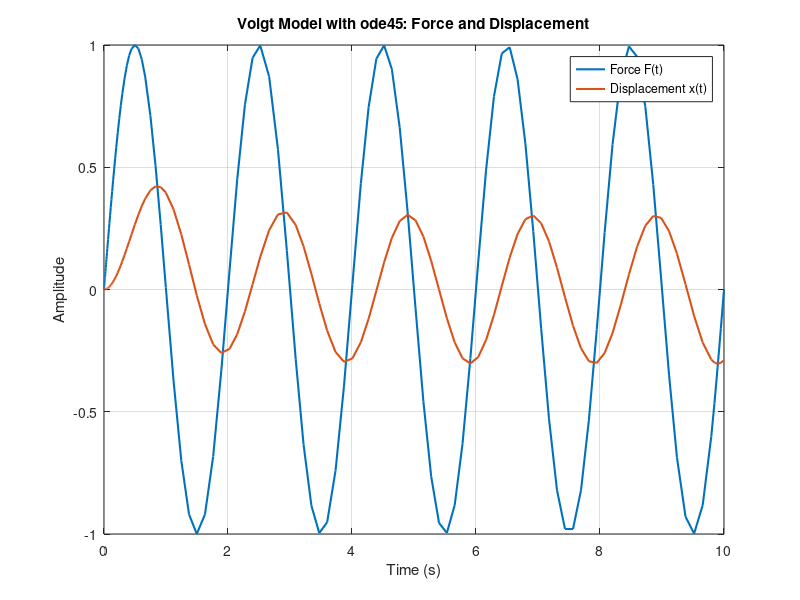
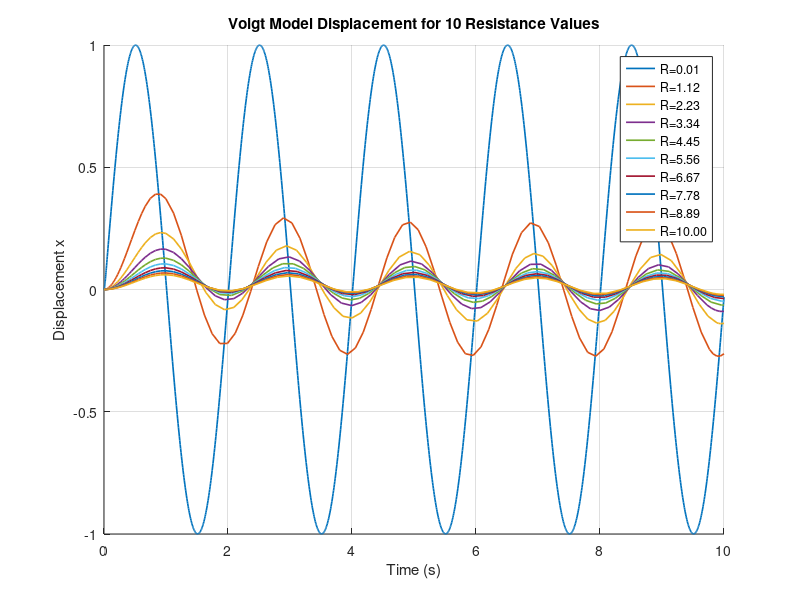

These figures' MATLAB source, in order:
%% Voigt model solved with ode45
clear; clc; close all;

% Time span
tspan = [0 10];

% Parameters
R = 1;
E = 1;
x0 = 0;

% Force function: 0.5 Hz sine wave
Ffun = @(t) sin(2*pi*0.5*t);

% Voigt ODE:
% F(t) = E*x + R*dx/dt
% so
% dx/dt = (F(t) - E*x)/R
odefun = @(t,x) (Ffun(t) - E*x)/R;

% Solve with ode45
[t, x] = ode45(odefun, tspan, x0);

% Evaluate force on the same time points
F = Ffun(t);

% Plot force and displacement
figure;
plot(t, F, 'LineWidth', 1.5); hold on;
plot(t, x, 'LineWidth', 1.5);
xlabel('Time (s)');
ylabel('Amplitude');
title('Voigt Model with ode45: Force and Displacement');
legend('Force F(t)', 'Displacement x(t)');
grid on;

% Plot displacement for 10 evenly spaced resistances from 0.01 to 10
Rvals = linspace(0.01, 10, 10);

figure;
hold on;
for k = 1:length(Rvals)
    Rk = Rvals(k);
    odefun_k = @(t,x) (Ffun(t) - E*x)/Rk;
    [tk, xk] = ode45(odefun_k, tspan, x0);
    plot(tk, xk, 'LineWidth', 1.2);
end
xlabel('Time (s)');
ylabel('Displacement x');
title('Voigt Model Displacement for 10 Resistance Values');
legend('R=0.01','R=1.12','R=2.23','R=3.34','R=4.45', ...
       'R=5.56','R=6.67','R=7.78','R=8.89','R=10.00', ...
       'Location','best');
grid on;


% I used AI chat gpt make this code by putting in what needed to be done
% from the assignment "Create a new script and close your solution to the problems above. Enable MATLAB’s Copilot integration and use Copilot (or the AI tool of your choice) to answer the following question. You can edit the produced code if you need to. Include a comment describing the steps you took to get the AI solution including prompts and manual edits. Solve for the position of the Voigt model with a resistance R=1 and elastance E=1 over a 10 second time span. The force (F) applied to the model is a 0.5 Hz sine wave. Use the ode45 function to integrate dx/dt to calculate the displacement x. Plot the force and displacement. In another plot, show the displacement for 10 evenly spaced resistances from 0.01 to 10."
%i had to put in my orgiginal code for evrything too to make sure that it
%would produce accurate code. 
